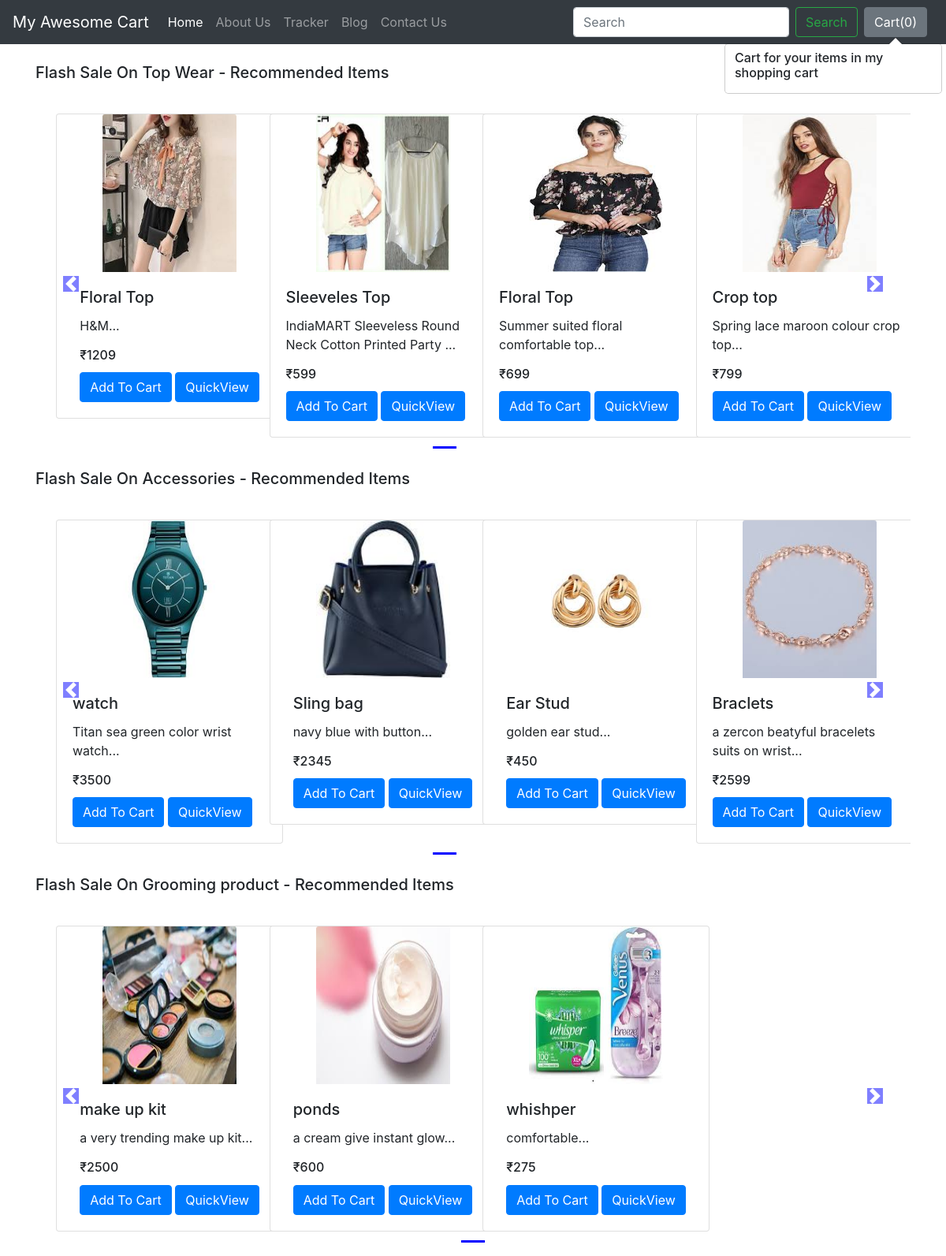
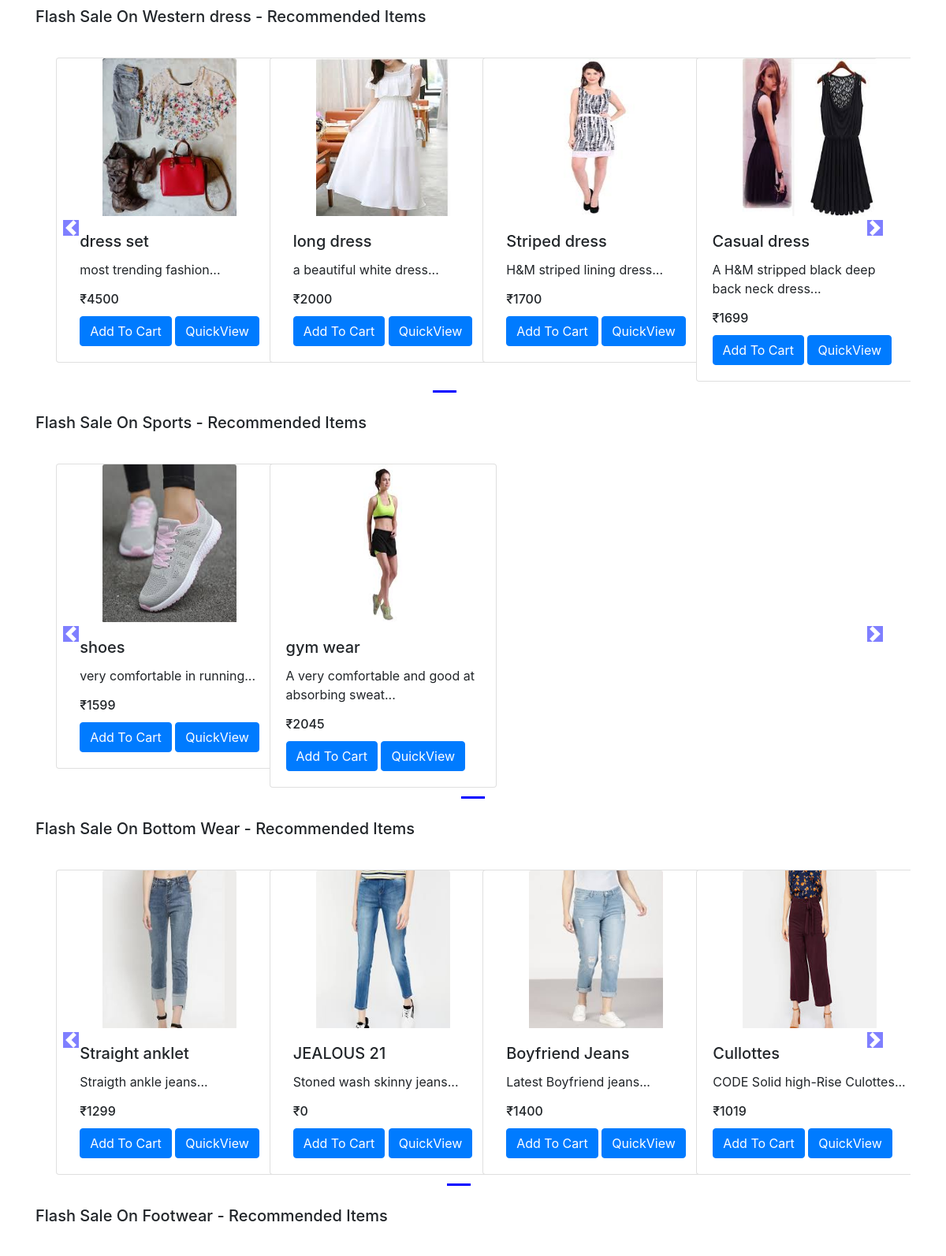
The app's page /shop/ (upper part) with its own data (2 pictures, top to bottom).
### shop/models.py (models this page shows, shortened)
class Product(models.Model):
    product_id = models.AutoField
    product_name = models.CharField(max_length=50)
    category = models.CharField(max_length=50, default="")
    subcategory = models.CharField(max_length=50, default="")
    price = models.IntegerField(default=0)
    desc = models.CharField(max_length=300)
    pub_date = models.DateField()
    image = models.ImageField(upload_to='shop/images', default="")

### shop/views.py (the view)
# urls.py: path("",views.index,name="BlogHome"),
def index(request):
    allProds = []
    catprods = Product.objects.values('category', 'id')
    cats = {item['category'] for item in catprods}
    for cat in cats:
        prod = Product.objects.filter(category=cat)
        n = len(prod)
        nSlides = n // 4 + ceil((n / 4) - (n // 4))
        allProds.append([prod, range(1, nSlides), nSlides])
    params = {'allProds':allProds}
    return render(request, 'shop/index.html', params)

### shop/templates/shop/index.html (shortened to what this page needs)
{% extends 'shop/basics.html' %}
{% block body %}
{% load static %}
<div class="container">
    {% for product, range, nSlides in allProds %}
    <h5 class="my-4">Flash Sale On {{product.0.category}} - Recommended Items</h5>
    <div class="row">
        <div id="demo{{forloop.counter}}" class="col carousel slide my-3" data-ride="carousel">
            <ul class="carousel-indicators">
                <li data-target="#demo{{forloop.counter}}" data-slide-to="0" class="active"></li>
                {% for i in range %}
                <li data-target="#demo{{forloop.parentloop.counter}}" data-slide-to="{{i}}"></li>
                {% endfor %}
            </ul>
            <div class="container carousel-inner no-padding">
                <div class="carousel-item active">
                    {% for i in product %}
                    <div class="col-xs-3 col-sm-3 col-md-3">
                        <div class="card align-items-center" style="width: 18rem;">
                            <img src='/media/{{i.image}}' class="card-img-top" alt="...">
                            <div class="card-body">
                                <h5 class="card-title" id="namepr{{i.id}}">{{i.product_name}}</h5>
                                <p class="card-text">{{i.desc|slice:"0:53"}}...</p>
                                <h6 class="card-title" id="pricepr{{i.id}}">₹{{i.price}}</h6>
                                <span id="divpr{{i.id}}" class="divpr">
                                    <button id="pr{{i.id}}" class="btn btn-primary cart">Add To Cart</button>
                                </span>
                                <a href="/shop/products/{{i.id}}"><button id="qv{{i.id}}" class="btn btn-primary cart">QuickView</button></a>
                            </div>
                        </div>
                    </div>
                    {% if forloop.counter|divisibleby:4 and forloop.counter > 0 and not forloop.last %}
                </div>
                <div class="carousel-item">
                    {% endif %}
                    {% endfor %}
                </div>
            </div>
        </div>
        <a class="carousel-control-prev" href="#demo{{forloop.counter}}" data-slide="prev">
            <span class="carousel-control-prev-icon"></span>
        </a>
        <a class="carousel-control-next" href="#demo{{forloop.counter}}" data-slide="next">
            <span class="carousel-control-next-icon"></span>
        </a>
    </div>
    {% endfor %}
</div>
{% endblock %}

### records on screen
Product: category "Top Wear", image (picture), product_name "Floral Top", desc "H&M", price "1209"
Product: image (picture), product_name "Sleeveles Top", desc "IndiaMART Sleeveless Round Neck Cotton Printed Party", price "599"
Product: image (picture), product_name "Floral Top", desc "Summer suited floral comfortable top", price "699"
Product: image (picture), product_name "Crop top", desc "Spring lace maroon colour crop top", price "799"
Product: category "Accessories", image (picture), product_name "watch", desc "Titan sea green color wrist watch", price "3500"
Product: image (picture), product_name "Sling bag", desc "navy blue with button", price "2345"
Product: image (picture), product_name "Ear Stud", desc "golden ear stud", price "450"
Product: image (picture), product_name "Braclets", desc "a zercon beatyful bracelets suits on wrist", price "2599"
Product: category "Grooming product", image (picture), product_name "make up kit", desc "a very trending make up kit", price "2500"
Product: image (picture), product_name "ponds", desc "a cream give instant glow", price "600"
Product: image (picture), product_name "whishper", desc "comfortable", price "275"
Product: category "Western dress", image (picture), product_name "dress set", desc "most trending fashion", price "4500"
Product: image (picture), product_name "long dress", desc "a beautiful white dress", price "2000"
Product: image (picture), product_name "Striped dress", desc "H&M striped lining dress", price "1700"
Product: image (picture), product_name "Casual dress", desc "A H&M stripped black deep back neck dress", price "1699"
Product: category "Sports", image (picture), product_name "shoes", desc "very comfortable in running", price "1599"
Product: image (picture), product_name "gym wear", desc "A very comfortable and good at absorbing sweat", price "2045"
Product: category "Bottom Wear", image (picture), product_name "Straight anklet", desc "Straigth ankle jeans", price "1299"
Product: image (picture), product_name "JEALOUS 21", desc "Stoned wash skinny jeans", price "0"
Product: image (picture), product_name "Boyfriend Jeans", desc "Latest Boyfriend jeans", price "1400"
Product: image (picture), product_name "Cullottes", desc "CODE Solid high-Rise Culottes", price "1019"
Product: category "Footwear"
